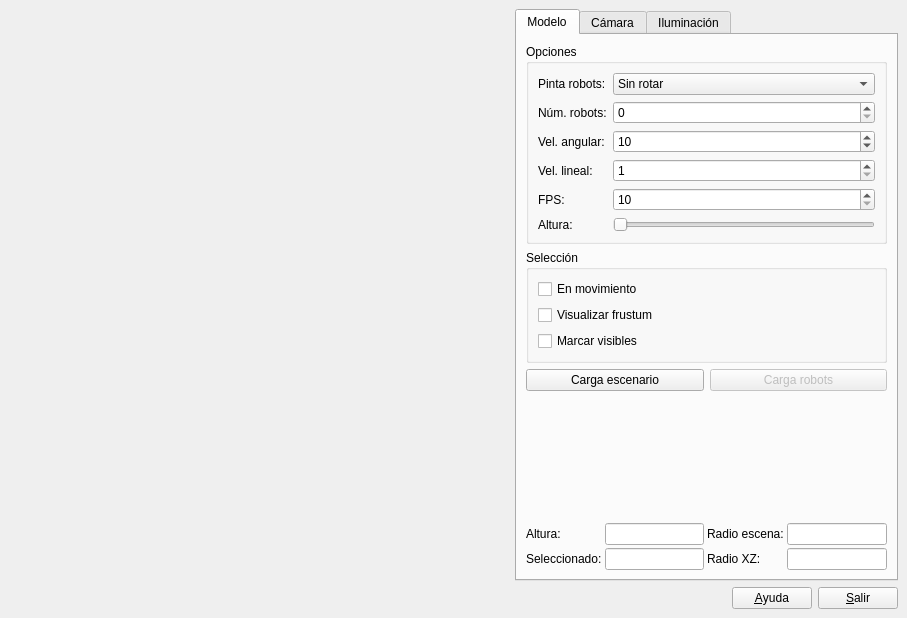
<ui version="4.0" >
 <class>Ventana</class>
 <widget class="QWidget" name="Ventana" >
  <property name="geometry" >
   <rect>
    <x>0</x>
    <y>0</y>
    <width>907</width>
    <height>618</height>
   </rect>
  </property>
  <property name="windowTitle" >
   <string>VIG cristal, escribe normal</string>
  </property>
  <property name="windowIcon" >
   <iconset/>
  </property>
  <layout class="QHBoxLayout" >
   <property name="margin" >
    <number>9</number>
   </property>
   <property name="spacing" >
    <number>6</number>
   </property>
   <item>
    <widget class="GLWidget" native="1" name="glVista" >
     <property name="sizePolicy" >
      <sizepolicy>
       <hsizetype>7</hsizetype>
       <vsizetype>7</vsizetype>
       <horstretch>232</horstretch>
       <verstretch>0</verstretch>
      </sizepolicy>
     </property>
     <property name="minimumSize" >
      <size>
       <width>500</width>
       <height>0</height>
      </size>
     </property>
     <property name="focusPolicy" >
      <enum>Qt::StrongFocus</enum>
     </property>
    </widget>
   </item>
   <item>
    <layout class="QVBoxLayout" >
     <property name="margin" >
      <number>0</number>
     </property>
     <property name="spacing" >
      <number>6</number>
     </property>
     <item>
      <widget class="QTabWidget" name="tabOpciones" >
       <property name="currentIndex" >
        <number>0</number>
       </property>
       <widget class="QWidget" name="tbModelo" >
        <attribute name="title" >
         <string>Modelo</string>
        </attribute>
        <layout class="QVBoxLayout" >
         <property name="margin" >
          <number>9</number>
         </property>
         <property name="spacing" >
          <number>6</number>
         </property>
         <item>
          <widget class="QGroupBox" name="grpOpsModelo" >
           <property name="title" >
            <string>Opciones</string>
           </property>
           <layout class="QGridLayout" >
            <property name="margin" >
             <number>9</number>
            </property>
            <property name="spacing" >
             <number>6</number>
            </property>
            <item row="5" column="0" >
             <widget class="QLabel" name="lblAltura" >
              <property name="text" >
               <string>Altura:</string>
              </property>
              <property name="buddy" >
               <cstring>sldAltura</cstring>
              </property>
             </widget>
            </item>
            <item row="4" column="0" >
             <widget class="QLabel" name="lblFPS" >
              <property name="text" >
               <string>FPS:</string>
              </property>
              <property name="buddy" >
               <cstring>spbFPS</cstring>
              </property>
             </widget>
            </item>
            <item row="3" column="0" >
             <widget class="QLabel" name="lblVlineal" >
              <property name="text" >
               <string>Vel. lineal:</string>
              </property>
              <property name="buddy" >
               <cstring>spbVlineal</cstring>
              </property>
             </widget>
            </item>
            <item row="2" column="0" >
             <widget class="QLabel" name="lblVangular" >
              <property name="text" >
               <string>Vel. angular:</string>
              </property>
              <property name="buddy" >
               <cstring>spbVangular</cstring>
              </property>
             </widget>
            </item>
            <item row="1" column="0" >
             <widget class="QLabel" name="lblNumRobots" >
              <property name="text" >
               <string>Núm. robots:</string>
              </property>
              <property name="buddy" >
               <cstring>spbNumRobots</cstring>
              </property>
             </widget>
            </item>
            <item row="0" column="0" >
             <widget class="QLabel" name="lblPintaRobots" >
              <property name="text" >
               <string>Pinta robots:</string>
              </property>
              <property name="buddy" >
               <cstring>cmbRotaRobots</cstring>
              </property>
             </widget>
            </item>
            <item row="5" column="1" >
             <widget class="QSlider" name="sldAltura" >
              <property name="orientation" >
               <enum>Qt::Horizontal</enum>
              </property>
             </widget>
            </item>
            <item row="1" column="1" >
             <widget class="QSpinBox" name="spbNumRobots" >
              <property name="maximum" >
               <number>20</number>
              </property>
             </widget>
            </item>
            <item row="0" column="1" >
             <widget class="QComboBox" name="cmbRotaRobots" >
              <item>
               <property name="text" >
                <string>Sin rotar</string>
               </property>
              </item>
              <item>
               <property name="text" >
                <string>Rotar 90°</string>
               </property>
              </item>
              <item>
               <property name="text" >
                <string>Rotar 180°</string>
               </property>
              </item>
              <item>
               <property name="text" >
                <string>Rotar 270°</string>
               </property>
              </item>
             </widget>
            </item>
            <item row="4" column="1" >
             <widget class="QSpinBox" name="spbFPS" >
              <property name="maximum" >
               <number>100</number>
              </property>
              <property name="minimum" >
               <number>10</number>
              </property>
             </widget>
            </item>
            <item row="3" column="1" >
             <widget class="QSpinBox" name="spbVlineal" >
              <property name="maximum" >
               <number>10</number>
              </property>
              <property name="minimum" >
               <number>1</number>
              </property>
              <property name="value" >
               <number>1</number>
              </property>
             </widget>
            </item>
            <item row="2" column="1" >
             <widget class="QSpinBox" name="spbVangular" >
              <property name="maximum" >
               <number>40</number>
              </property>
              <property name="minimum" >
               <number>1</number>
              </property>
              <property name="value" >
               <number>10</number>
              </property>
             </widget>
            </item>
           </layout>
          </widget>
         </item>
         <item>
          <widget class="QGroupBox" name="grpSeleccion" >
           <property name="title" >
            <string>Selección</string>
           </property>
           <layout class="QVBoxLayout" >
            <property name="margin" >
             <number>9</number>
            </property>
            <property name="spacing" >
             <number>6</number>
            </property>
            <item>
             <widget class="QCheckBox" name="chkMovimiento" >
              <property name="text" >
               <string>En movimiento</string>
              </property>
             </widget>
            </item>
            <item>
             <widget class="QCheckBox" name="chkVisFrustum" >
              <property name="text" >
               <string>Visualizar frustum</string>
              </property>
             </widget>
            </item>
            <item>
             <widget class="QCheckBox" name="chkMarcVisibles" >
              <property name="text" >
               <string>Marcar visibles</string>
              </property>
             </widget>
            </item>
           </layout>
          </widget>
         </item>
         <item>
          <layout class="QHBoxLayout" >
           <property name="margin" >
            <number>0</number>
           </property>
           <property name="spacing" >
            <number>6</number>
           </property>
           <item>
            <widget class="QPushButton" name="btnCargaEs" >
             <property name="text" >
              <string>Carga escenario</string>
             </property>
            </widget>
           </item>
           <item>
            <widget class="QPushButton" name="btnCargaRo" >
             <property name="enabled" >
              <bool>false</bool>
             </property>
             <property name="text" >
              <string>Carga robots</string>
             </property>
            </widget>
           </item>
          </layout>
         </item>
         <item>
          <spacer>
           <property name="orientation" >
            <enum>Qt::Vertical</enum>
           </property>
           <property name="sizeHint" >
            <size>
             <width>20</width>
             <height>40</height>
            </size>
           </property>
          </spacer>
         </item>
         <item>
          <layout class="QGridLayout" >
           <property name="margin" >
            <number>0</number>
           </property>
           <property name="spacing" >
            <number>3</number>
           </property>
           <item row="0" column="0" >
            <widget class="QLabel" name="lblAltura2" >
             <property name="text" >
              <string>Altura:</string>
             </property>
            </widget>
           </item>
           <item row="1" column="0" >
            <widget class="QLabel" name="lblSeleccionado" >
             <property name="text" >
              <string>Seleccionado:</string>
             </property>
            </widget>
           </item>
           <item row="0" column="2" >
            <widget class="QLabel" name="lblRadio" >
             <property name="text" >
              <string>Radio escena:</string>
             </property>
            </widget>
           </item>
           <item row="1" column="2" >
            <widget class="QLabel" name="lblRadioXZ" >
             <property name="text" >
              <string>Radio XZ:</string>
             </property>
            </widget>
           </item>
           <item row="0" column="1" >
            <widget class="VDisplay" name="dspAltura" />
           </item>
           <item row="1" column="1" >
            <widget class="VDisplay" name="dspSeleccionado" />
           </item>
           <item row="0" column="3" >
            <widget class="VDisplay" name="dspRadio" />
           </item>
           <item row="1" column="3" >
            <widget class="VDisplay" name="dspRadioXZ" />
           </item>
          </layout>
         </item>
        </layout>
       </widget>
       <widget class="QWidget" name="tbCam" >
        <attribute name="title" >
         <string>Cámara</string>
        </attribute>
        <layout class="QVBoxLayout" >
         <property name="margin" >
          <number>9</number>
         </property>
         <property name="spacing" >
          <number>6</number>
         </property>
         <item>
          <widget class="QGroupBox" name="grpRotaciones" >
           <property name="title" >
            <string>Rotaciones</string>
           </property>
           <layout class="QGridLayout" >
            <property name="margin" >
             <number>9</number>
            </property>
            <property name="spacing" >
             <number>6</number>
            </property>
            <item row="2" column="0" >
             <widget class="QLabel" name="lblEjeZ" >
              <property name="text" >
               <string>Eje Z:</string>
              </property>
              <property name="buddy" >
               <cstring>sldAnguloZ</cstring>
              </property>
             </widget>
            </item>
            <item row="1" column="0" >
             <widget class="QLabel" name="lblEjeY" >
              <property name="text" >
               <string>Eje Y:</string>
              </property>
              <property name="buddy" >
               <cstring>sldAnguloY</cstring>
              </property>
             </widget>
            </item>
            <item row="0" column="0" >
             <widget class="QLabel" name="lblEjeX" >
              <property name="text" >
               <string>Eje X:</string>
              </property>
              <property name="buddy" >
               <cstring>sldAnguloX</cstring>
              </property>
             </widget>
            </item>
            <item row="2" column="1" >
             <widget class="QSlider" name="sldAnguloZ" >
              <property name="maximum" >
               <number>359</number>
              </property>
              <property name="orientation" >
               <enum>Qt::Horizontal</enum>
              </property>
             </widget>
            </item>
            <item row="1" column="1" >
             <widget class="QSlider" name="sldAnguloY" >
              <property name="maximum" >
               <number>359</number>
              </property>
              <property name="orientation" >
               <enum>Qt::Horizontal</enum>
              </property>
             </widget>
            </item>
            <item row="0" column="1" >
             <widget class="QSlider" name="sldAnguloX" >
              <property name="maximum" >
               <number>359</number>
              </property>
              <property name="orientation" >
               <enum>Qt::Horizontal</enum>
              </property>
             </widget>
            </item>
           </layout>
          </widget>
         </item>
         <item>
          <widget class="QGroupBox" name="grpZoom" >
           <property name="title" >
            <string>Zoom</string>
           </property>
           <layout class="QGridLayout" >
            <property name="margin" >
             <number>9</number>
            </property>
            <property name="spacing" >
             <number>6</number>
            </property>
            <item row="1" column="1" >
             <widget class="QSlider" name="sldApertura" >
              <property name="minimum" >
               <number>10</number>
              </property>
              <property name="maximum" >
               <number>179</number>
              </property>
              <property name="orientation" >
               <enum>Qt::Horizontal</enum>
              </property>
             </widget>
            </item>
            <item row="0" column="1" >
             <widget class="QSlider" name="sldDistancia" >
              <property name="orientation" >
               <enum>Qt::Horizontal</enum>
              </property>
             </widget>
            </item>
            <item row="0" column="0" >
             <widget class="QLabel" name="lblDistancia" >
              <property name="text" >
               <string>Distancia:</string>
              </property>
              <property name="buddy" >
               <cstring>sldDistancia</cstring>
              </property>
             </widget>
            </item>
            <item row="1" column="0" >
             <widget class="QLabel" name="lblApertura" >
              <property name="text" >
               <string>Apertura:</string>
              </property>
              <property name="buddy" >
               <cstring>sldApertura</cstring>
              </property>
             </widget>
            </item>
           </layout>
          </widget>
         </item>
         <item>
          <widget class="QGroupBox" name="grpOpcionesCam" >
           <property name="title" >
            <string>Opciones</string>
           </property>
           <layout class="QGridLayout" >
            <property name="margin" >
             <number>9</number>
            </property>
            <property name="spacing" >
             <number>6</number>
            </property>
            <item row="2" column="1" >
             <widget class="QSlider" name="sldZFarPrimera" >
              <property name="minimum" >
               <number>10</number>
              </property>
              <property name="maximum" >
               <number>100</number>
              </property>
              <property name="orientation" >
               <enum>Qt::Horizontal</enum>
              </property>
             </widget>
            </item>
            <item row="2" column="0" >
             <widget class="QLabel" name="lblZFarPrimera" >
              <property name="text" >
               <string>Z Far:</string>
              </property>
              <property name="buddy" >
               <cstring>sldZFarPrimera</cstring>
              </property>
             </widget>
            </item>
            <item row="1" column="0" colspan="2" >
             <widget class="QCheckBox" name="chkCamPrimera" >
              <property name="text" >
               <string>Primera persona</string>
              </property>
             </widget>
            </item>
            <item row="0" column="0" colspan="2" >
             <widget class="QCheckBox" name="chkAlambre" >
              <property name="text" >
               <string>Modo alámbrico</string>
              </property>
             </widget>
            </item>
           </layout>
          </widget>
         </item>
         <item>
          <layout class="QHBoxLayout" >
           <property name="margin" >
            <number>0</number>
           </property>
           <property name="spacing" >
            <number>6</number>
           </property>
           <item>
            <spacer>
             <property name="orientation" >
              <enum>Qt::Horizontal</enum>
             </property>
             <property name="sizeHint" >
              <size>
               <width>40</width>
               <height>20</height>
              </size>
             </property>
            </spacer>
           </item>
           <item>
            <widget class="QPushButton" name="btnResetCam" >
             <property name="text" >
              <string>&amp;Resetea</string>
             </property>
            </widget>
           </item>
          </layout>
         </item>
         <item>
          <spacer>
           <property name="orientation" >
            <enum>Qt::Vertical</enum>
           </property>
           <property name="sizeHint" >
            <size>
             <width>20</width>
             <height>16</height>
            </size>
           </property>
          </spacer>
         </item>
         <item>
          <layout class="QGridLayout" >
           <property name="margin" >
            <number>0</number>
           </property>
           <property name="spacing" >
            <number>3</number>
           </property>
           <item row="4" column="2" >
            <widget class="QLabel" name="lblDistancia2" >
             <property name="text" >
              <string>Distancia:</string>
             </property>
            </widget>
           </item>
           <item row="2" column="0" >
            <widget class="QLabel" name="lblAnguloZ" >
             <property name="text" >
              <string>Ángulo Z:</string>
             </property>
            </widget>
           </item>
           <item row="1" column="2" >
            <widget class="QLabel" name="lblPanY" >
             <property name="text" >
              <string>Pan Y:</string>
             </property>
            </widget>
           </item>
           <item row="4" column="0" >
            <widget class="QLabel" name="lblAR" >
             <property name="text" >
              <string>A.R.:</string>
             </property>
            </widget>
           </item>
           <item row="3" column="0" >
            <widget class="QLabel" name="lblApertura2" >
             <property name="text" >
              <string>Apertura:</string>
             </property>
            </widget>
           </item>
           <item row="0" column="0" >
            <widget class="QLabel" name="lblAnguloX" >
             <property name="text" >
              <string>Ángulo X:</string>
             </property>
            </widget>
           </item>
           <item row="1" column="0" >
            <widget class="QLabel" name="lblAnguloY" >
             <property name="text" >
              <string>Ángulo Y:</string>
             </property>
            </widget>
           </item>
           <item row="3" column="2" >
            <widget class="QLabel" name="lblzFar" >
             <property name="text" >
              <string>Z Far:</string>
             </property>
            </widget>
           </item>
           <item row="0" column="2" >
            <widget class="QLabel" name="lblPanX" >
             <property name="text" >
              <string>Pan X:</string>
             </property>
            </widget>
           </item>
           <item row="2" column="2" >
            <widget class="QLabel" name="lblzNear" >
             <property name="text" >
              <string>Z Near:</string>
             </property>
            </widget>
           </item>
           <item row="4" column="3" >
            <widget class="VDisplay" name="dspDistancia" />
           </item>
           <item row="1" column="1" >
            <widget class="VDisplay" name="dspAnguloY" />
           </item>
           <item row="2" column="1" >
            <widget class="VDisplay" name="dspAnguloZ" />
           </item>
           <item row="3" column="1" >
            <widget class="VDisplay" name="dspApertura" />
           </item>
           <item row="4" column="1" >
            <widget class="VDisplay" name="dspAR" />
           </item>
           <item row="0" column="3" >
            <widget class="VDisplay" name="dspPanX" />
           </item>
           <item row="1" column="3" >
            <widget class="VDisplay" name="dspPanY" />
           </item>
           <item row="2" column="3" >
            <widget class="VDisplay" name="dspzNear" />
           </item>
           <item row="3" column="3" >
            <widget class="VDisplay" name="dspzFar" />
           </item>
           <item row="0" column="1" >
            <widget class="VDisplay" name="dspAnguloX" />
           </item>
          </layout>
         </item>
        </layout>
       </widget>
       <widget class="QWidget" name="tbIluminacion" >
        <attribute name="title" >
         <string>Iluminación</string>
        </attribute>
        <layout class="QVBoxLayout" >
         <property name="margin" >
          <number>9</number>
         </property>
         <property name="spacing" >
          <number>6</number>
         </property>
         <item>
          <layout class="QHBoxLayout" >
           <property name="margin" >
            <number>0</number>
           </property>
           <property name="spacing" >
            <number>6</number>
           </property>
           <item>
            <spacer>
             <property name="orientation" >
              <enum>Qt::Horizontal</enum>
             </property>
             <property name="sizeHint" >
              <size>
               <width>40</width>
               <height>20</height>
              </size>
             </property>
            </spacer>
           </item>
           <item>
            <widget class="QComboBox" name="cmbLuz" >
             <item>
              <property name="text" >
               <string>Luz 1</string>
              </property>
             </item>
             <item>
              <property name="text" >
               <string>Luz 2</string>
              </property>
             </item>
             <item>
              <property name="text" >
               <string>Luz 3</string>
              </property>
             </item>
            </widget>
           </item>
           <item>
            <widget class="QCheckBox" name="chkLActiva" >
             <property name="text" >
              <string>Activa</string>
             </property>
            </widget>
           </item>
           <item>
            <spacer>
             <property name="orientation" >
              <enum>Qt::Horizontal</enum>
             </property>
             <property name="sizeHint" >
              <size>
               <width>40</width>
               <height>20</height>
              </size>
             </property>
            </spacer>
           </item>
          </layout>
         </item>
         <item>
          <widget class="QGroupBox" name="grpColorLuz" >
           <property name="title" >
            <string>Color</string>
           </property>
           <layout class="QGridLayout" >
            <property name="margin" >
             <number>9</number>
            </property>
            <property name="spacing" >
             <number>6</number>
            </property>
            <item row="0" column="0" >
             <widget class="QLabel" name="lblLAmbiente" >
              <property name="text" >
               <string>Ambiente:</string>
              </property>
              <property name="buddy" >
               <cstring>btnAmbiente</cstring>
              </property>
             </widget>
            </item>
            <item row="1" column="0" >
             <widget class="QLabel" name="lblLDifusa" >
              <property name="text" >
               <string>Difusa:</string>
              </property>
              <property name="buddy" >
               <cstring>btnDifusa</cstring>
              </property>
             </widget>
            </item>
            <item row="2" column="0" >
             <widget class="QLabel" name="lblLEspecular" >
              <property name="text" >
               <string>Especular:</string>
              </property>
              <property name="buddy" >
               <cstring>btnEspecular</cstring>
              </property>
             </widget>
            </item>
            <item row="2" column="1" >
             <widget class="VPushButton" name="btnEspecular" >
              <property name="text" >
               <string/>
              </property>
             </widget>
            </item>
            <item row="1" column="1" >
             <widget class="VPushButton" name="btnDifusa" >
              <property name="text" >
               <string/>
              </property>
             </widget>
            </item>
            <item row="0" column="1" >
             <widget class="VPushButton" name="btnAmbiente" >
              <property name="text" >
               <string/>
              </property>
             </widget>
            </item>
           </layout>
          </widget>
         </item>
         <item>
          <widget class="QGroupBox" name="grpCoordLuz" >
           <property name="title" >
            <string>Coordenadas</string>
           </property>
           <layout class="QGridLayout" >
            <property name="margin" >
             <number>9</number>
            </property>
            <property name="spacing" >
             <number>6</number>
            </property>
            <item row="0" column="0" >
             <widget class="QLabel" name="lblX" >
              <property name="text" >
               <string>X:</string>
              </property>
              <property name="buddy" >
               <cstring>txtlCoordX</cstring>
              </property>
             </widget>
            </item>
            <item row="2" column="0" >
             <widget class="QLabel" name="lblZ" >
              <property name="text" >
               <string>Z:</string>
              </property>
              <property name="buddy" >
               <cstring>txtlCoordZ</cstring>
              </property>
             </widget>
            </item>
            <item row="3" column="1" >
             <widget class="QComboBox" name="cmbReferencia" >
              <item>
               <property name="text" >
                <string>Observador</string>
               </property>
              </item>
              <item>
               <property name="text" >
                <string>Escena</string>
               </property>
              </item>
             </widget>
            </item>
            <item row="1" column="1" >
             <widget class="QLineEdit" name="txtlCoordY" />
            </item>
            <item row="0" column="1" >
             <widget class="QLineEdit" name="txtlCoordX" />
            </item>
            <item row="3" column="0" >
             <widget class="QLabel" name="label_7" >
              <property name="text" >
               <string>Referencia:</string>
              </property>
              <property name="buddy" >
               <cstring>cmbReferencia</cstring>
              </property>
             </widget>
            </item>
            <item row="1" column="0" >
             <widget class="QLabel" name="lblY" >
              <property name="text" >
               <string>Y:</string>
              </property>
              <property name="buddy" >
               <cstring>txtlCoordY</cstring>
              </property>
             </widget>
            </item>
            <item row="2" column="1" >
             <widget class="QLineEdit" name="txtlCoordZ" />
            </item>
           </layout>
          </widget>
         </item>
         <item>
          <widget class="Line" name="line1" >
           <property name="orientation" >
            <enum>Qt::Horizontal</enum>
           </property>
          </widget>
         </item>
         <item>
          <widget class="QGroupBox" name="grpOtrosCol" >
           <property name="title" >
            <string>Otros Colores</string>
           </property>
           <layout class="QGridLayout" >
            <property name="margin" >
             <number>9</number>
            </property>
            <property name="spacing" >
             <number>6</number>
            </property>
            <item row="0" column="1" >
             <widget class="QSlider" name="sldTransparencia" >
              <property name="maximum" >
               <number>100</number>
              </property>
              <property name="value" >
               <number>50</number>
              </property>
              <property name="orientation" >
               <enum>Qt::Horizontal</enum>
              </property>
             </widget>
            </item>
            <item row="0" column="0" >
             <widget class="QLabel" name="lblCTrans" >
              <property name="text" >
               <string>Transparencia:</string>
              </property>
              <property name="buddy" >
               <cstring>sldTransparencia</cstring>
              </property>
             </widget>
            </item>
            <item row="4" column="0" >
             <widget class="QLabel" name="lblColorFondo" >
              <property name="text" >
               <string>Color fondo:</string>
              </property>
              <property name="buddy" >
               <cstring>btnColorFondo</cstring>
              </property>
             </widget>
            </item>
            <item row="3" column="0" >
             <widget class="QLabel" name="lblCVisibles" >
              <property name="text" >
               <string>Visibles:</string>
              </property>
              <property name="buddy" >
               <cstring>btnVisibles</cstring>
              </property>
             </widget>
            </item>
            <item row="2" column="0" >
             <widget class="QLabel" name="lblCSel" >
              <property name="text" >
               <string>Seleccionado:</string>
              </property>
              <property name="buddy" >
               <cstring>btnSeleccionado</cstring>
              </property>
             </widget>
            </item>
            <item row="1" column="0" >
             <widget class="QLabel" name="lblCFrust" >
              <property name="text" >
               <string>Frustum:</string>
              </property>
              <property name="buddy" >
               <cstring>btnFrustum</cstring>
              </property>
             </widget>
            </item>
            <item row="1" column="1" >
             <widget class="VPushButton" name="btnFrustum" >
              <property name="text" >
               <string/>
              </property>
             </widget>
            </item>
            <item row="2" column="1" >
             <widget class="VPushButton" name="btnSeleccionado" >
              <property name="text" >
               <string/>
              </property>
             </widget>
            </item>
            <item row="3" column="1" >
             <widget class="VPushButton" name="btnVisibles" >
              <property name="text" >
               <string/>
              </property>
             </widget>
            </item>
            <item row="4" column="1" >
             <widget class="VPushButton" name="btnColorFondo" >
              <property name="text" >
               <string/>
              </property>
             </widget>
            </item>
           </layout>
          </widget>
         </item>
         <item>
          <spacer>
           <property name="orientation" >
            <enum>Qt::Vertical</enum>
           </property>
           <property name="sizeHint" >
            <size>
             <width>20</width>
             <height>16</height>
            </size>
           </property>
          </spacer>
         </item>
        </layout>
       </widget>
      </widget>
     </item>
     <item>
      <layout class="QHBoxLayout" >
       <property name="margin" >
        <number>0</number>
       </property>
       <property name="spacing" >
        <number>6</number>
       </property>
       <item>
        <spacer>
         <property name="orientation" >
          <enum>Qt::Horizontal</enum>
         </property>
         <property name="sizeHint" >
          <size>
           <width>71</width>
           <height>20</height>
          </size>
         </property>
        </spacer>
       </item>
       <item>
        <widget class="QPushButton" name="btnAyuda" >
         <property name="text" >
          <string>&amp;Ayuda</string>
         </property>
        </widget>
       </item>
       <item>
        <widget class="QPushButton" name="btnSalir" >
         <property name="text" >
          <string>&amp;Salir</string>
         </property>
        </widget>
       </item>
      </layout>
     </item>
    </layout>
   </item>
  </layout>
 </widget>
 <customwidgets>
  <customwidget>
   <class>VPushButton</class>
   <extends>QPushButton</extends>
   <header>vpushbutton.h</header>
  </customwidget>
  <customwidget>
   <class>GLWidget</class>
   <extends>QWidget</extends>
   <header>glwidget.h</header>
  </customwidget>
  <customwidget>
   <class>VDisplay</class>
   <extends>QLineEdit</extends>
   <header>vdisplay.h</header>
  </customwidget>
 </customwidgets>
 <resources/>
 <connections/>
</ui>
